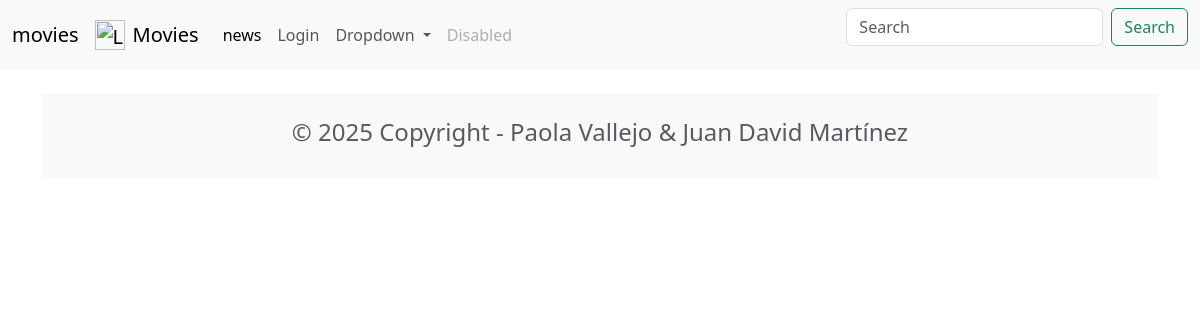
The page /news/ on the database as committed earlier.
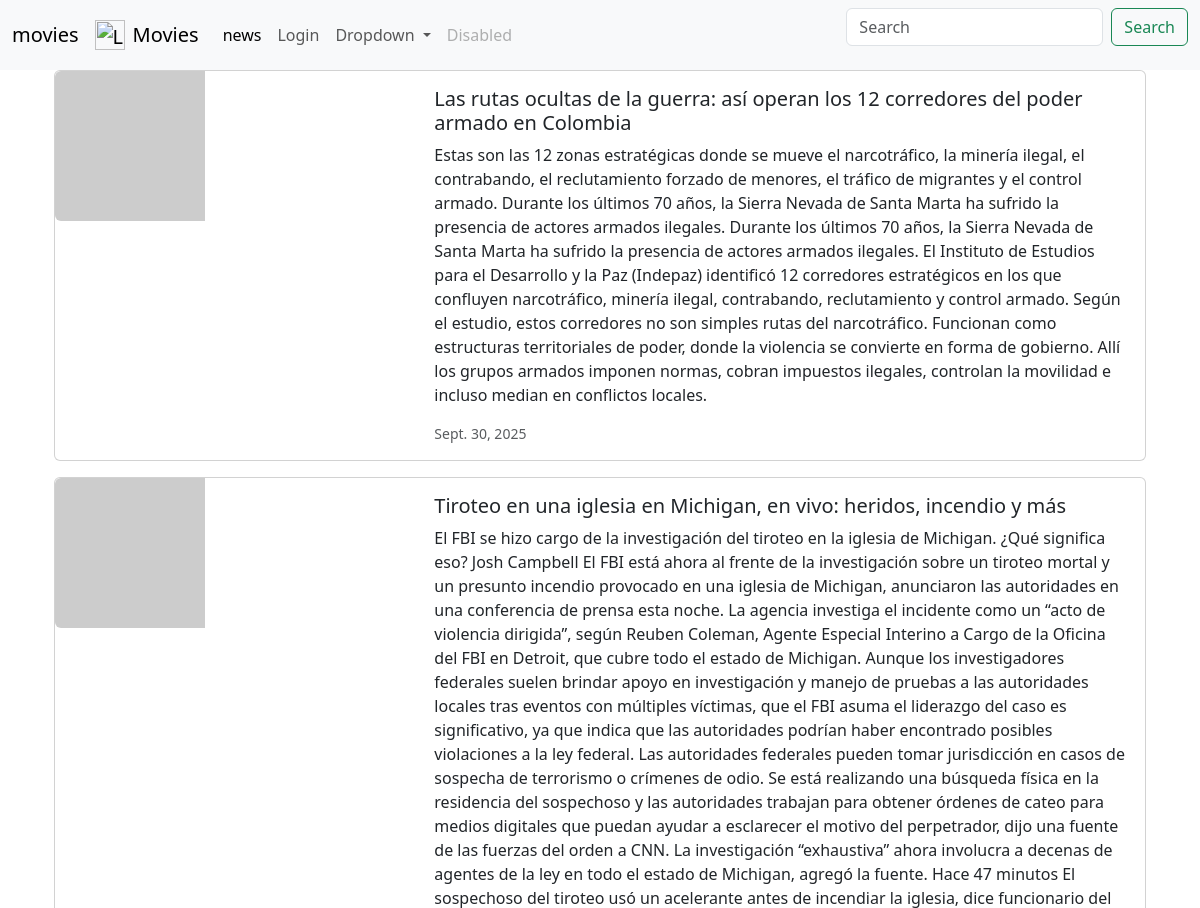
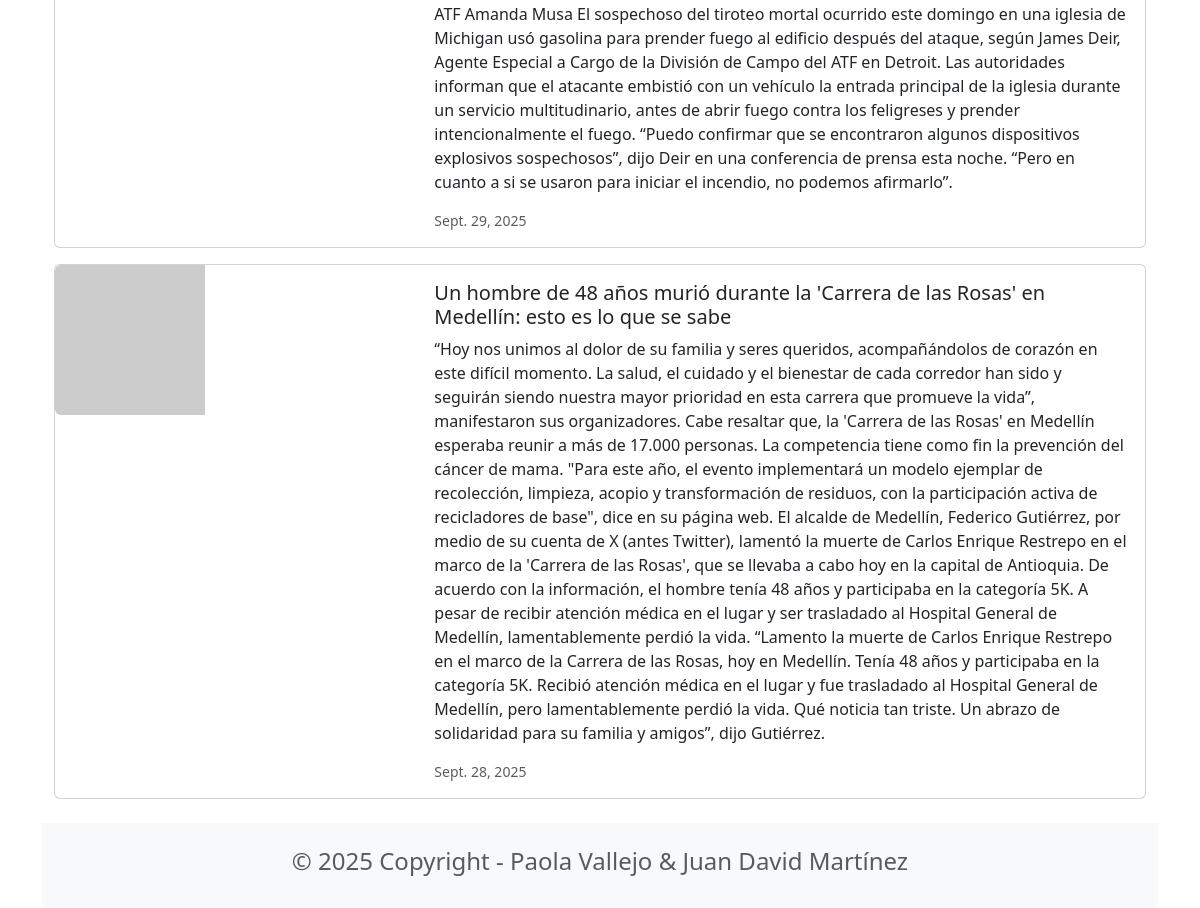
The same page on the database as committed later (2 pictures, top to bottom).
### news/models.py (models this page shows, shortened)
class News(models.Model):
    headline = models.CharField(max_length=200)
    body = models.TextField()
    date = models.DateField()

### news/views.py (the view)
# urls.py: path('', views.news_list, name='news'),
def news_list(request):
    newss = News.objects.all().order_by('-date')
    return render(request, 'news.html', {'newss': newss})

### news/templates/news.html
 {% extends 'base.html' %}
 {% block content %}
<div class="container">
  {% for news in newss %}
  <div class="card mb-3 w-100">
    <div class="row g-0">
      <div class="col-md-4">
        <img src="https://via.placeholder.com/150" class="img-fluid rounded-start" alt="Imagen noticia">
      </div>
      <div class="col-md-8">
        <div class="card-body">
          <h5 class="card-title">{{ news.headline }}</h5>
          <p class="card-text">{{ news.body }}</p>
          <p class="card-text">
            <small class="text-body-secondary">{{ news.date }}</small>
          </p>
        </div>
      </div>
    </div>
  </div>
  {% endfor %}
</body>
  {% endblock content %}

### moviereviews/templates/base.html (shortened to what this page needs)
<head>
    <link href="https://cdn.jsdelivr.net/npm/bootstrap@5.3.8/dist/css/bootstrap.min.css" rel="stylesheet">
</head>
<nav class="navbar navbar-expand-lg bg-body-tertiary">
  <div class="container-fluid">
    <a class="navbar-brand" href="{% url 'home' %}">movies</a>
     <a class="navbar-brand d-flex align-items-center" href="{% url 'home' %}">
    {% load static %}
    <img src="{% static 'images/home.png' %}" alt="Logo" width="30" height="30" class="d-inline-block align-text-top me-2">
    Movies
</a>
    <div class="collapse navbar-collapse" id="navbarSupportedContent">
      <ul class="navbar-nav me-auto mb-2 mb-lg-0">
        <li class="nav-item">
          <a class="nav-link active" aria-current="page" href="{% url 'news' %}">news</a>
        </li>
        <li class="nav-item">
          <a class="nav-link" href="#">Login</a>
        </li>
        <li class="nav-item dropdown">
          <a class="nav-link dropdown-toggle" href="#" role="button" data-bs-toggle="dropdown" aria-expanded="false">
            Dropdown
          </a>
        </li>
        <li class="nav-item">
          <a class="nav-link disabled" aria-disabled="true">Disabled</a>
        </li>
      </ul>
      <form class="d-flex" role="search">
        <input class="form-control me-2" type="search" placeholder="Search" aria-label="Search"/>
        <button class="btn btn-outline-success" type="submit">Search</button>
      </form>
    </div>
  </div>
</nav>
<div class="container">
    {% block content %}
    {% endblock content %}
</div>
<footer class="text-center text-lg-start bg-light text-muted mt-4">
    <div class="container">
        <div class="row">
            <div class="text-center p-4">
                <h4>© 2025 Copyright - Paola Vallejo & Juan David Martínez</h4>
            </div>
        </div>
    </div>
</footer>

Rows that differ between the two databases and show on the page:
added News: headline "Las rutas ocultas de la guerra: así operan los 12 corredores del poder armado en Colombia", body "Estas son las 12 zonas estratégicas donde se mueve el narcotráfico, la minería ilegal, el contrabando, el reclutamiento forzado de menores, el tráfico de migrantes y el control armado. Durante los últimos 70 años, la Sierra Nevada de Santa Marta ha sufrido la presencia de actores armados ilegales. Durante los últimos 70 años, la Sierra Nevada de Santa Marta ha sufrido la presencia de actores armados ilegales. El Instituto de Estudios para el Desarrollo y la Paz (Indepaz) identificó 12 corredores estratégicos en los que confluyen narcotráfico, minería ilegal, contrabando, reclutamiento y control armado. Según el estudio, estos corredores no son simples rutas del narcotráfico. Funcionan como…", date "Sept. 30, 2025"
added News: headline "Tiroteo en una iglesia en Michigan, en vivo: heridos, incendio y más", body "El FBI se hizo cargo de la investigación del tiroteo en la iglesia de Michigan. ¿Qué significa eso? Josh Campbell El FBI está ahora al frente de la investigación sobre un tiroteo mortal y un presunto incendio provocado en una iglesia de Michigan, anunciaron las autoridades en una conferencia de prensa esta noche. La agencia investiga el incidente como un “acto de violencia dirigida”, según Reuben Coleman, Agente Especial Interino a Cargo de la Oficina del FBI en Detroit, que cubre todo el estado de Michigan. Aunque los investigadores federales suelen brindar apoyo en investigación y manejo de pruebas a las autoridades locales tras eventos con múltiples víctimas, que el FBI asuma el…", date "Sept. 29, 2025"
added News: headline "Un hombre de 48 años murió durante la 'Carrera de las Rosas' en Medellín: esto es lo que se sabe", body "“Hoy nos unimos al dolor de su familia y seres queridos, acompañándolos de corazón en este difícil momento. La salud, el cuidado y el bienestar de cada corredor han sido y seguirán siendo nuestra mayor prioridad en esta carrera que promueve la vida”, manifestaron sus organizadores. Cabe resaltar que, la 'Carrera de las Rosas' en Medellín esperaba reunir a más de 17.000 personas. La competencia tiene como fin la prevención del cáncer de mama. \"Para este año, el evento implementará un modelo ejemplar de recolección, limpieza, acopio y transformación de residuos, con la participación activa de recicladores de base\", dice en su página web. El alcalde de Medellín, Federico Gutiérrez, por medio…", date "Sept. 28, 2025"
